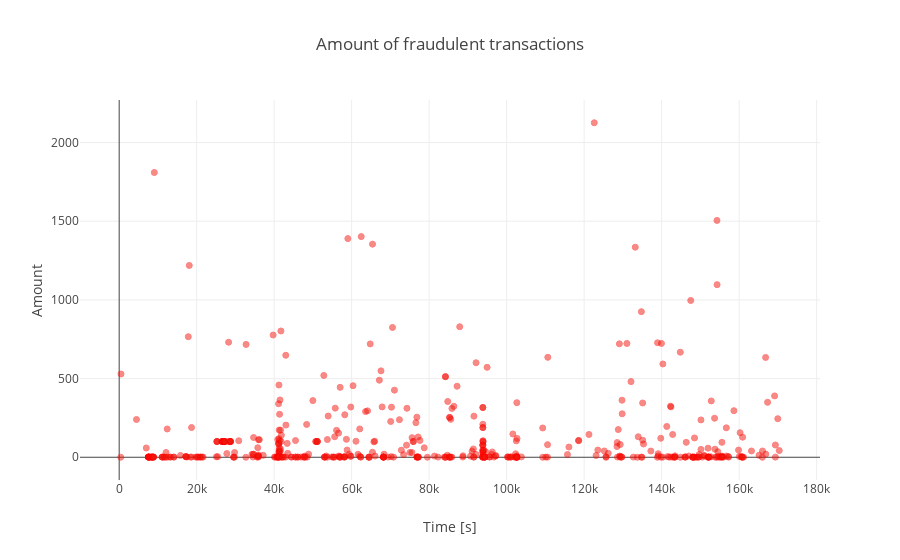

This figure's notebook cell:
### Code cell
fraud = data_df.loc[data_df['Class'] == 1]

trace = go.Scatter(
    x = fraud['Time'],y = fraud['Amount'],
    name="Amount",
     marker=dict(
                color='rgb(238,23,11)',
                line=dict(
                    color='red',
                    width=1),
                opacity=0.5,
            ),
    text= fraud['Amount'],
    mode = "markers"
)
data = [trace]
layout = dict(title = 'Amount of fraudulent transactions',
          xaxis = dict(title = 'Time [s]', showticklabels=True), 
          yaxis = dict(title = 'Amount'),
          hovermode='closest'
         )
fig = dict(data=data, layout=layout)
iplot(fig, filename='fraud-amount')

### Figure 1 — Plotly figure (JSON) as saved in the notebook; plotly's stock layout.template omitted (floating-point values rounded to 4 significant figures; data arrays with more than 128 entries replaced by an {"elided": "..."} marker saying what was removed)
{"data": [{"marker": {"color": "rgb(238,23,11)", "line": {"color": "red", "width": 1}, "opacity": 0.5}, "mode": "markers", "name": "Amount", "text": {"elided": "492 float values"}, "type": "scatter", "uid": "bde46f08-c108-42ef-897a-4d749401c90b", "x": {"elided": "492 int values"}, "y": {"elided": "492 float values"}}], "layout": {"hovermode": "closest", "title": {"text": "Amount of fraudulent transactions"}, "xaxis": {"showticklabels": true, "title": {"text": "Time [s]"}}, "yaxis": {"title": {"text": "Amount"}}}}
